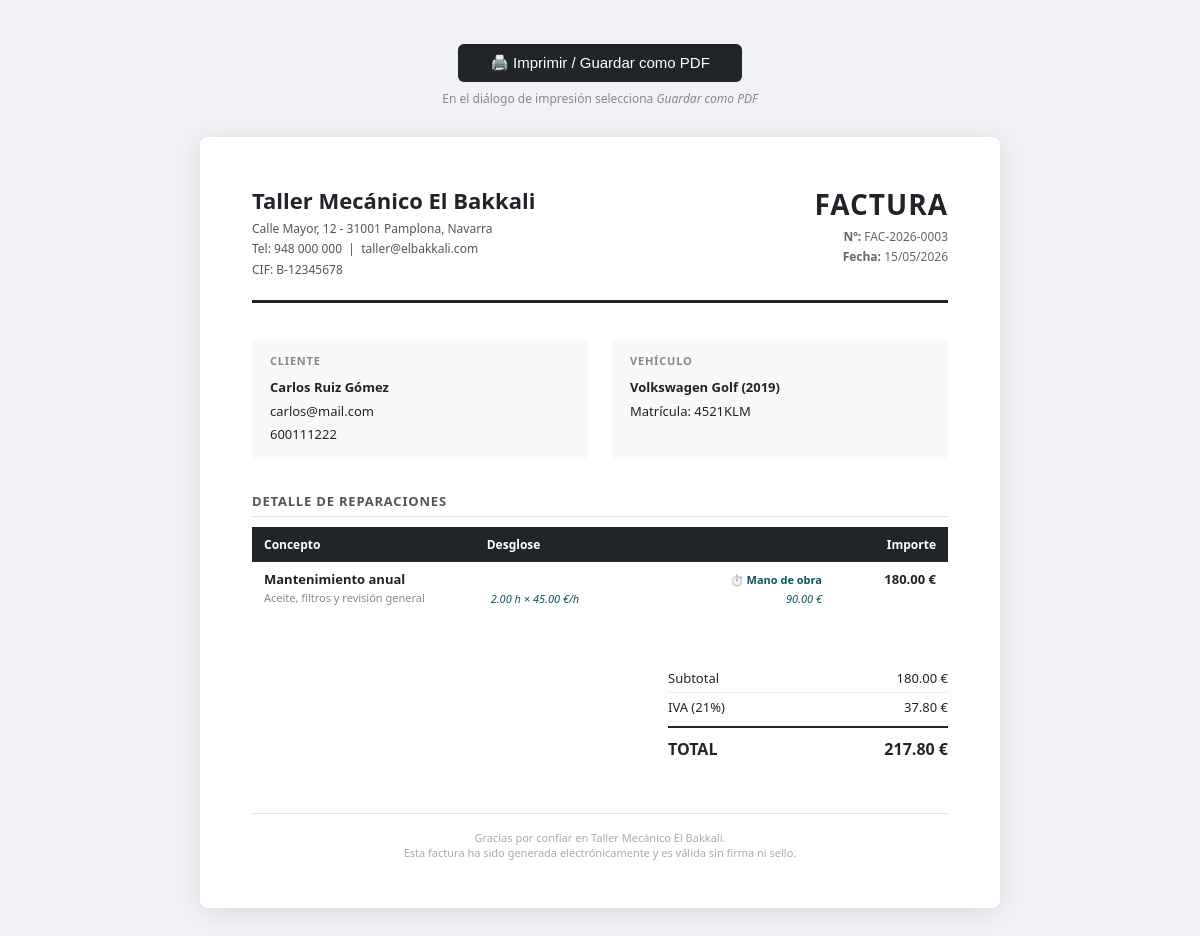
Page /pages/factura.php?id=3 (signed in) on the committed database.
### tables this page shows
CREATE TABLE `usuarios` (
  `id_usuario` int(11) NOT NULL AUTO_INCREMENT,
  `nombre` varchar(50) NOT NULL,
  `apellidos` varchar(50) NOT NULL,
  `email` varchar(100) NOT NULL,
  `contrasena` varchar(255) NOT NULL,
  `telefono` varchar(15) DEFAULT NULL,
  `id_rol` varchar(20) DEFAULT NULL,
  `fecha_registro` datetime NOT NULL,
  PRIMARY KEY (`id_usuario`),
  UNIQUE KEY `email` (`email`)
);

CREATE TABLE `vehiculos` (
  `id_vehiculo` int(11) NOT NULL AUTO_INCREMENT,
  `id_usuario` int(11) NOT NULL,
  `marca` varchar(50) NOT NULL,
  `modelo` varchar(50) NOT NULL,
  `anio` int(11) NOT NULL,
  `matricula` varchar(10) NOT NULL,
  PRIMARY KEY (`id_vehiculo`),
  UNIQUE KEY `matricula` (`matricula`),
  KEY `id_usuario` (`id_usuario`),
  CONSTRAINT `vehiculos_ibfk_1` FOREIGN KEY (`id_usuario`) REFERENCES `usuarios` (`id_usuario`)
);

CREATE TABLE `reparaciones` (
  `id_reparacion` int(11) NOT NULL AUTO_INCREMENT,
  `id_vehiculo` int(11) NOT NULL,
  `titulo` varchar(100) NOT NULL,
  `descripcion` text DEFAULT NULL,
  `fecha_estimada` date DEFAULT NULL,
  `costo_estimado` decimal(10,2) DEFAULT NULL,
  `costo_final` decimal(10,2) DEFAULT NULL,
  `estado` varchar(20) NOT NULL DEFAULT 'Pendiente',
  `horas_mano_obra` decimal(5,2) DEFAULT NULL,
  `precio_hora` decimal(8,2) DEFAULT NULL,
  PRIMARY KEY (`id_reparacion`),
  KEY `id_vehiculo` (`id_vehiculo`),
  CONSTRAINT `reparaciones_ibfk_1`
  FOREIGN KEY (`id_vehiculo`) REFERENCES `vehiculos` (`id_vehiculo`)
  ON DELETE CASCADE
);

### pages/factura.php (the view, shortened to what this page needs)
<?php
require_once "../conf/db.php";
$email = $_SESSION['email'];
$stmt_u = mysqli_prepare($conexion, "SELECT * FROM usuarios WHERE email = ?");
mysqli_stmt_bind_param($stmt_u, "s", $email);
mysqli_stmt_execute($stmt_u);
$result_u = mysqli_stmt_get_result($stmt_u);
$usuario  = mysqli_fetch_assoc($result_u);
$id_usuario = $usuario['id_usuario'];
$id_vehiculo = intval($_GET['id'] ?? 0);
$stmt_v = mysqli_prepare($conexion, "SELECT * FROM vehiculos WHERE id_vehiculo = ? AND id_usuario = ?");
mysqli_stmt_bind_param($stmt_v, "ii", $id_vehiculo, $id_usuario);
mysqli_stmt_execute($stmt_v);
$result_v = mysqli_stmt_get_result($stmt_v);
$vehiculo = mysqli_fetch_assoc($result_v);
$stmt_r = mysqli_prepare($conexion, "SELECT * FROM reparaciones WHERE id_vehiculo = ? ORDER BY fecha_estimada ASC");
mysqli_stmt_bind_param($stmt_r, "i", $id_vehiculo);
mysqli_stmt_execute($stmt_r);
$result_r     = mysqli_stmt_get_result($stmt_r);
$reparaciones = mysqli_fetch_all($result_r, MYSQLI_ASSOC);
$piezas_por_rep = [];
$num_factura  = 'FAC-' . date('Y') . '-' . str_pad($id_vehiculo, 4, '0', STR_PAD_LEFT);
$fecha_factura = date('d/m/Y');
$taller_nombre    = 'Taller Mecánico El Bakkali';
$taller_direccion = 'Calle Mayor, 12 - 31001 Pamplona, Navarra';
$taller_telefono  = '948 000 000';
$taller_email     = 'taller@elbakkali.com';
$taller_cif       = 'B-12345678';
?>
<!DOCTYPE html>
<html lang="es">
<head>
</head>
<body>
<div class="screen-only" style="text-align:center;padding-top:24px">
    <button class="btn-print" onclick="window.print()">🖨️ Imprimir / Guardar como PDF</button>
    <p style="font-size:12px;color:#888;margin-top:8px">En el diálogo de impresión selecciona <em>Guardar como PDF</em></p>
</div>
<div class="factura">
    <div class="factura-header">
        <div>
            <div class="taller-nombre"><?= htmlspecialchars($taller_nombre) ?></div>
            <div class="taller-datos">
                <?= htmlspecialchars($taller_direccion) ?><br>
                Tel: <?= htmlspecialchars($taller_telefono) ?> &nbsp;|&nbsp; <?= htmlspecialchars($taller_email) ?><br>
                CIF: <?= htmlspecialchars($taller_cif) ?>
            </div>
        </div>
        <div class="factura-meta">
            <h2>FACTURA</h2>
            <p>
                <strong>Nº:</strong> <?= $num_factura ?><br>
                <strong>Fecha:</strong> <?= $fecha_factura ?>
            </p>
        </div>
    </div>
    <div class="info-grid">
        <div class="info-box">
            <h4>Cliente</h4>
            <p>
                <strong><?= htmlspecialchars($usuario['nombre'].' '.$usuario['apellidos']) ?></strong><br>
                <?= htmlspecialchars($usuario['email']) ?><br>
                <?= htmlspecialchars($usuario['telefono'] ?? '') ?>
            </p>
        </div>
        <div class="info-box">
            <h4>Vehículo</h4>
            <p>
                <strong><?= htmlspecialchars($vehiculo['marca'].' '.$vehiculo['modelo']) ?> (<?= $vehiculo['anio'] ?>)</strong><br>
                Matrícula: <?= htmlspecialchars($vehiculo['matricula']) ?>
            </p>
        </div>
    </div>
    <div class="section-title">Detalle de reparaciones</div>
    <table>
        <thead>
            <tr>
                <th style="width:32%">Concepto</th>
                <th>Desglose</th>
                <th style="width:110px" class="text-right">Importe</th>
            </tr>
        </thead>
        <tbody>
        <?php
        $subtotal_reps = 0;
        foreach ($reparaciones as $rep):
            $importe  = floatval($rep['costo_final'] ?? $rep['costo_estimado']);
            $subtotal_reps += $importe;
            $piezas   = $piezas_por_rep[$rep['id_reparacion']] ?? [];
            $horas    = floatval($rep['horas_mano_obra'] ?? 0);
            $precio_h = floatval($rep['precio_hora'] ?? 0);
            $total_mo = $horas * $precio_h;
        ?>
        <tr>
            <td class="fw-bold">
                <?= htmlspecialchars($rep['titulo']) ?><br>
                <span class="text-muted" style="font-weight:normal;font-size:11px"><?= htmlspecialchars($rep['descripcion']) ?></span>
            </td>
            <td>
                <?php if ($horas > 0): ?>
                <table class="sub-table" style="margin-top:<?= !empty($piezas)?'8px':'0' ?>">
                    <tr><td colspan="2" style="font-weight:600;color:#0c5460;padding-bottom:2px">⏱️ Mano de obra</td></tr>
                    <tr class="mo-row">
                        <td><?= number_format($horas,2) ?> h × <?= number_format($precio_h,2) ?> €/h</td>
                        <td><?= number_format($total_mo,2) ?> €</td>
                    </tr>
                </table>
                <?php endif; ?>
            </td>
            <td class="text-right fw-bold"><?= number_format($importe, 2) ?> €</td>
        </tr>
        <?php endforeach; ?>
        </tbody>
    </table>
    <div class="totales">
        <div class="totales-box">
            <div class="totales-row">
                <span>Subtotal</span>
                <span><?= number_format($subtotal_reps, 2) ?> €</span>
            </div>
            <div class="totales-row">
                <span>IVA (21%)</span>
                <span><?= number_format($subtotal_reps * 0.21, 2) ?> €</span>
            </div>
            <div class="totales-row total-final">
                <span>TOTAL</span>
                <span><?= number_format($subtotal_reps * 1.21, 2) ?> €</span>
            </div>
        </div>
    </div>
    <div class="factura-footer">
        Gracias por confiar en <?= htmlspecialchars($taller_nombre) ?>.<br>
        Esta factura ha sido generada electrónicamente y es válida sin firma ni sello.
    </div>
</div>
</body>
</html>

### pages/factura.php (style rules this page uses)
*, *::before, *::after { box-sizing: border-box; margin: 0; padding: 0; }
body { font-family: 'Segoe UI', Arial, sans-serif; font-size: 13px; color: #222; background: #f0f2f5; }
.btn-print { display: block; margin: 20px auto 0; padding: 10px 32px; background: #212529; color: #fff; border: none; border-radius: 6px; font-size: 15px; cursor: pointer; text-align: center; width: fit-content; }
.screen-only { display: block; }
.factura { background: #fff; max-width: 800px; margin: 30px auto; padding: 48px 52px; box-shadow: 0 4px 24px rgba(0,0,0,.10); border-radius: 8px; }
.factura-header { display:flex; justify-content:space-between; align-items:flex-start; margin-bottom:36px; border-bottom:3px solid #212529; padding-bottom:20px; }
.taller-nombre { font-size:22px; font-weight:700; color:#212529; }
.taller-datos { font-size:12px; color:#555; line-height:1.7; margin-top:4px; }
.factura-meta { text-align:right; }
.factura-meta h2 { font-size:28px; font-weight:800; color:#212529; letter-spacing:1px; }
.factura-meta p { font-size:12px; color:#666; margin-top:4px; line-height:1.7; }
.info-grid { display:grid; grid-template-columns:1fr 1fr; gap:24px; margin-bottom:32px; }
.info-box { background:#f8f9fa; border-radius:6px; padding:14px 18px; }
.info-box h4 { font-size:11px; text-transform:uppercase; letter-spacing:.8px; color:#888; margin-bottom:8px; }
.info-box p { font-size:13px; color:#222; line-height:1.8; }
.section-title { font-size:13px; font-weight:700; text-transform:uppercase; letter-spacing:.8px; color:#555; margin-bottom:10px; border-bottom:1px solid #dee2e6; padding-bottom:6px; }
table { width:100%; border-collapse:collapse; margin-bottom:24px; }
thead th { background:#212529; color:#fff; padding:9px 12px; font-size:12px; text-align:left; }
tbody td { padding:8px 12px; border-bottom:1px solid #f0f0f0; vertical-align:top; }
tbody tr:last-child td { border-bottom:none; }
.sub-table { width:100%; margin-top:5px; }
.sub-table td { padding:2px 4px; font-size:11px; color:#555; border:none; }
.sub-table td:last-child { text-align:right; }
.sub-table .mo-row td { color:#0c5460; font-style:italic; }
.text-right { text-align:right; }
.text-muted { color:#888; }
.fw-bold { font-weight:700; }
.totales { display:flex; justify-content:flex-end; margin-top:8px; }
.totales-box { width:280px; }
.totales-row { display:flex; justify-content:space-between; padding:5px 0; font-size:13px; border-bottom:1px solid #f0f0f0; }
.totales-row:last-child { border-bottom:none; }
.totales-row.total-final { font-size:16px; font-weight:800; color:#212529; padding-top:10px; border-top:2px solid #212529; margin-top:4px; }
.factura-footer { margin-top:48px; text-align:center; font-size:11px; color:#aaa; border-top:1px solid #dee2e6; padding-top:16px; }

### rows in the picture
usuarios: nombre+apellidos "Carlos Ruiz Gómez", email "carlos@mail.com", telefono "600111222"
vehiculos: marca+modelo "Volkswagen Golf", anio "2019", matricula "4521KLM"
reparaciones: titulo "Mantenimiento anual", descripcion "Aceite, filtros y revisión general", horas_mano_obra "2.00", precio_hora "45.00", total_mo "90.00", costo_estimado "180.00"

### other values in the picture
$taller_nombre "Taller Mecánico El Bakkali"
$taller_direccion "Calle Mayor, 12 - 31001 Pamplona, Navarra"
$taller_telefono "948 000 000"
$taller_email "taller@elbakkali.com"
$taller_cif "B-12345678"
$num_factura "FAC-2026-0003"
$subtotal_reps "180.00"
$subtotal_reps * 0.21 "37.80"
$subtotal_reps * 1.21 "217.80"
